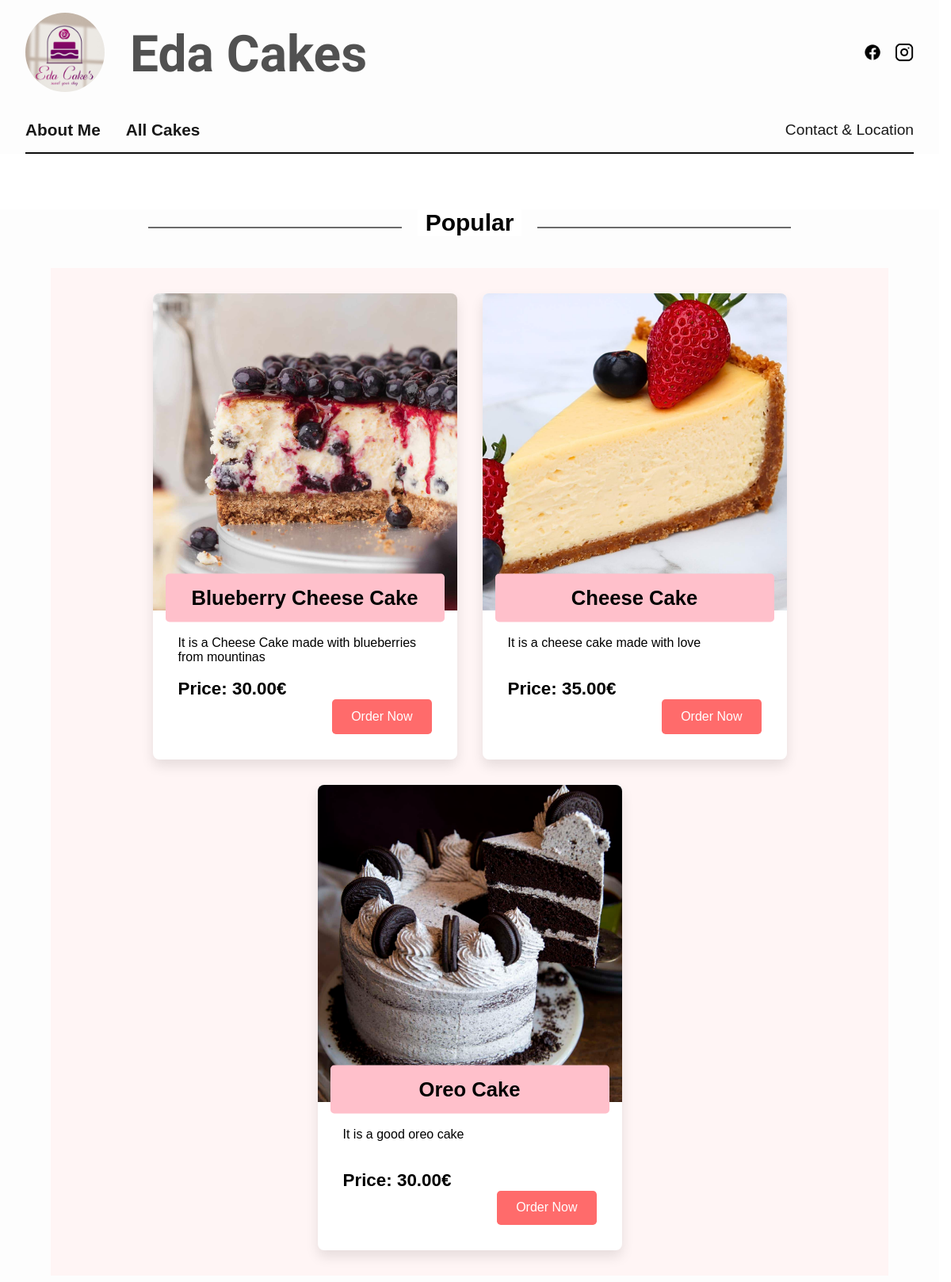
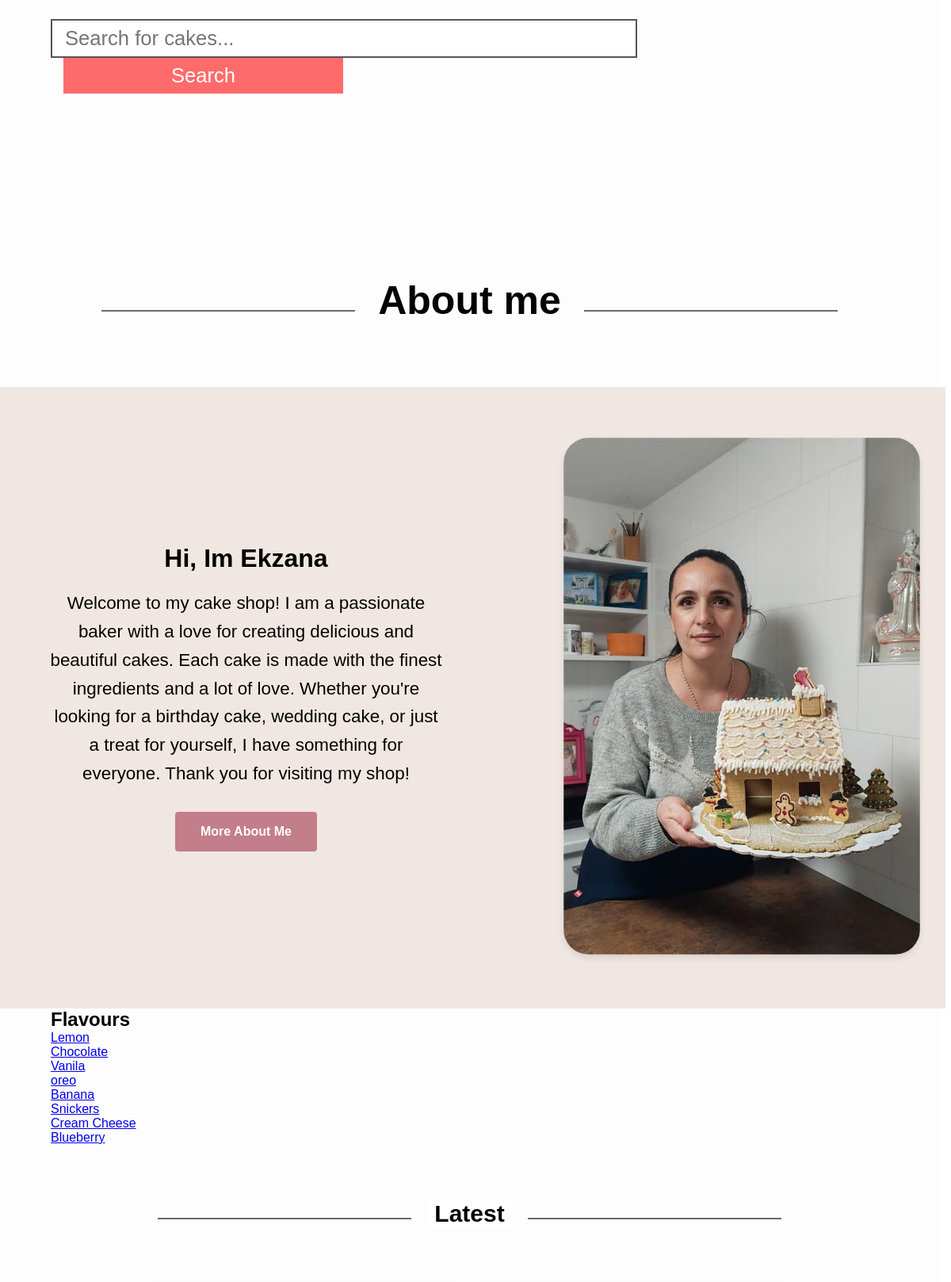
The page / (upper part) on the database its author committed (2 pictures, top to bottom).
### main/models.py (models this page shows, shortened)
class CakeModel(models.Model):
      name = models.CharField(max_length=100)
      short_description = models.CharField(max_length=200,  null=True, blank=True)
      description = models.TextField()
      price = models.DecimalField(max_digits=10, decimal_places=2)
      image = models.ImageField(upload_to="cakes_image")
      flavour = models.ManyToManyField(Flavour, related_name="flavour", blank=True)
      is_popular = models.BooleanField(default=False)
      is_available = models.BooleanField(default=True)
      created_at = models.DateTimeField(auto_now_add=True)
      slug = models.SlugField(max_length=100, unique=True, db_index=True)
      class Meta:
        verbose_name = "Cake"  # Singular name in admin
        verbose_name_plural = "Cakes"

class Flavour(models.Model):
      flavour_name = models.CharField(max_length=100, unique=True)
      slug = models.SlugField(max_length=100, unique=True, db_index=True)

### main/views.py (the view)
# urls.py: path('', views.HomeView.as_view(), name='home'),
class HomeView(View):
      def get(self, request):
          flavours = Flavour.objects.all()
          cakes = CakeModel.objects.all()
          latest_cakes = cakes.order_by('-created_at')
          popular_cakes = cakes.filter(is_popular=True).order_by('-created_at')[:3]
          context = {
              'cakes':cakes,
              'latest_cakes':latest_cakes,
              'popular_cakes': popular_cakes,
              'flavours':flavours
          }
          return render(request, 'main/home.html', context)

### main/templates/main/home.html (shortened to what this page needs)
{% extends 'base.html' %}
{% load static %}
{% block css_files %}
<link rel="stylesheet" href="{% static 'main/home.css' %}">
{% endblock css_files %}
{% block content %}
<div class="container">
      <div class="popular-container">
            <div class="section-header">
			<span class="title-decor-line"></span>
                  <h3 class="section-title">Popular</h3>
                  <span class="title-decor-line"></span>
		</div>
             <div class="popular-cakes">
                  {% for cake in popular_cakes %}
                        <div class="popular-cake-card">
                              <a href="{% url "cake_info" cake.slug %}" class="cake-image-container">
                                    <img class="popular-cake-image" src="{{ cake.image.url }}" alt="{{ cake.name }}">
                                    <div class="cake-name-overlay">{{ cake.name }}</div>
                              </a>
                              <div class="cake-details">
                                    <p>{{ cake.short_description }}</p>
                                    <p>Price: {{ cake.price }}€</p>
                              </div>
                              <a href="">Order Now</a>
                        </div>
                  {% endfor %}
            </div>
      </div>
      <div class="search-bar-container">
           <form action="{% url 'search' %}" method="get" class="search-form">
                  <input type="text" name="query" placeholder="Search for cakes..." required class="search-input">
                  <button type="submit" class="search-button">Search</button>
           </form>
      </div>
</div>
    <div class="section-about">
      <span class="title-decor-line"></span>
      <h3 class="section-title">About me</h3>
      <span class="title-decor-line"></span>
    </div>
    <div class="about-container">
      <div class="about-content">
        <div class="content">
          <div class="text-content">
            <h1>Hi, Im Ekzana</h1>
            <div class="about-text">
              <p>Welcome to my cake shop! I am a passionate baker with a love for creating delicious and beautiful cakes. Each cake is made with the finest ingredients and a lot of love. Whether you're looking for a birthday cake, wedding cake, or just a treat for yourself, I have something for everyone. Thank you for visiting my shop!</p>
            </div>
            <div class="about-card">
              <a href="{% url 'about' %}" class="about-me">More About Me</a>
            </div>
          </div>
        </div>
        <div class="about-image">
          <img src="{% static 'main/images/ekzana.jpg' %}" alt="About Me" class="about-me-image">
        </div>
      </div>
    </div>
<div class="container">
      <div class="flavous-container">
            <h2>Flavours</h2>
            <div class="flavours-cards">
                  {% for flavour in flavours %}
                        <div class="flavour-card">
                              <a href="{% url "cake_by_flavour" flavour.slug%}">{{ flavour.flavour_name }}</a>
                        </div>
                  {% endfor %}
            </div>
      </div>
      <div class="latest-container">
            <div class="section-header">
			<span class="title-decor-line"></span>
                  <h3 class="section-title">Latest</h3>
                  <span class="title-decor-line"></span>
		</div>
             <div class="latest-cakes">
            </div>
      </div>
</div>
{% endblock content %}

### templates/base.html (shortened to what this page needs)
{% load static %}
<!DOCTYPE html>
<html lang="en">
<head>
      <link rel="stylesheet" href={% static 'style.css' %}>
      <link rel="stylesheet" href={% static "include/header.css" %}>
      {% block css_files %}
      {% endblock css_files %}
</head>
<body>
      {% include "main/includes/header.html" %}
      <div class="container">
      {% block content %}
      {% endblock content %}
      </div>
</body>
</html>

### main/templates/main/includes/header.html
{% load static %}
{% block content %}
<div class="header-wrapper">
      <header class="header-container">
          <div class="nav-container">
              <div class="navdiv">
                  <a href="/">
                      <ul class="logo-list">
                          <li><img src="{% static 'main/images/Logo.jpg' %}" alt="Eda Cakes Logo" class="logo"></li>
                          <li><h1 class="logo_name">Eda Cakes</h1></li>
                      </ul>
                  </a>
              </div>
              <div class="icons">
                  <ul class="icon-list">
                      <li><a href="https://www.facebook.com/edacakes"><img src="{% static 'main/images/facebook.png' %}" alt="Facebook"></a></li>
                      <li><a href="https://www.instagram.com/edacakes/"><img src="{% static 'main/images/instagram.png' %}" alt="Instagram"></a></li>
                  </ul>
              </div>
          </div>
          <div class="nav-info-container">
              <div class="info-container">
                  <ul class="info-list">
                      <li><a href="">About Me</a></li>
                      <li><a href="">All Cakes</a></li>
                  </ul>
              </div>
              <nav class="navbar">
                  <ul class="nav-list">
                      <li><a href="{% url "contact" %}">Contact & Location</a></li>
                  </ul>
              </nav>
          </div>
      </header>
      <hr class="line">
  </div>
{% endblock content %}

### static/style.css (style rules this page uses)
* { margin: 0; padding: 0; }
.container { margin: 0 auto; padding: 0 2rem; background-color: #fdfdfd; }

### static/include/header.css (style rules this page uses)
html { box-sizing: border-box; width: 100vw; overflow-x: hidden; }
*, *:before, *:after { box-sizing: inherit; }
body { margin: 0; padding: 0; width: 100%; overflow-y: scroll; font-family: Arial, sans-serif; }
.header-wrapper { max-width: 90rem; margin: 0 auto; padding: 0 2rem; background-color: #fdfdfd; position: relative; }
.header-container { width: 100%; position: relative; }
.logo { max-width: 100px; border-radius: 50%; object-fit: cover; }
.logo_name { font-family: 'Tangerine', cursive; font-size: 4rem; opacity: 0.75; margin: 0; color: #181818; }
.nav-container { width: 100%; display: flex; justify-content: space-between; align-items: center; padding: 1rem 0; }
.logo-list { display: flex; gap: 2rem; list-style: none; align-items: center; margin: 0; padding: 0; }
.navdiv a { text-decoration: none; }
.icon-list { display: flex; gap: 1rem; list-style: none; margin: 0; padding: 0; }
.icon-list li a img { width: 1.5rem; height: auto; }
.nav-info-container { width: 100%; display: flex; justify-content: space-between; align-items: center; padding: 1rem 0; }
.info-list, .nav-list { display: flex; gap: 2rem; list-style: none; margin: 0; padding: 0; align-items: center; }
.info-list li a { text-decoration: none; color: #181818; font-size: 1.3rem; font-weight: bold; }
.nav-list li a { text-decoration: none; color: #181818; font-size: 1.2rem; font-weight: 500; }
.line { width: 100%; border: 1.2px solid rgb(12, 12, 12); margin: 0; }
body { padding-right: calc(100vw - 100%); }

### rows shown on the page
CakeModel: image (picture), name "Blueberry Cheese Cake", short_description "It is a Cheese Cake made with blueberries from mountinas", price "30.00"
CakeModel: image (picture), name "Cheese Cake", short_description "It is a cheese cake made with love", price "35.00"
CakeModel: image (picture), name "Oreo Cake", short_description "It is a good oreo cake", price "30.00"
Flavour: flavour_name "Lemon"
Flavour: flavour_name "Chocolate"
Flavour: flavour_name "Vanila"
Flavour: flavour_name "oreo"
Flavour: flavour_name "Banana"
Flavour: flavour_name "Snickers"
Flavour: flavour_name "Cream Cheese"
Flavour: flavour_name "Blueberry"
